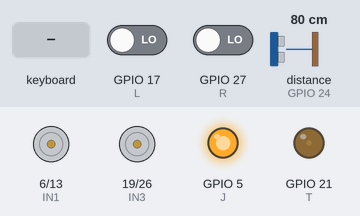
A program run on a simulated Raspberry Pi (BCM pin numbers). Shown: motor-driver pin pairs drawn as motors (green arrow = first pin HIGH = forward, orange = second pin HIGH = backward, longer = more drive), output pins drawn as LEDs (lit = HIGH). The inputs (shaded band) are chosen by the test bench; at power-on: GPIO 17 (L) LOW, GPIO 27 (R) LOW, distance to the obstacle (sensor on GPIO 24) 80 cm. The echo pulse lasts 58.3 µs per cm; the clock reads 2024-03-15 10:24:30 at power-on unless the program sets it; pins used as bus, display or sensor lines are not drawn; what the program prints to the terminal is not drawn.

Above: at 1.2 s.
1.3 s: key "a" typed on the keyboard
At 1.4 s:
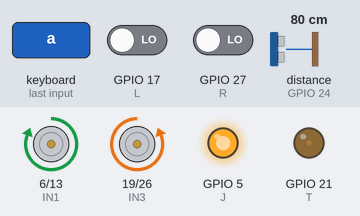
Timing chart, 0 to 4.3 s (numbered marks = the images above; inputs shaded):
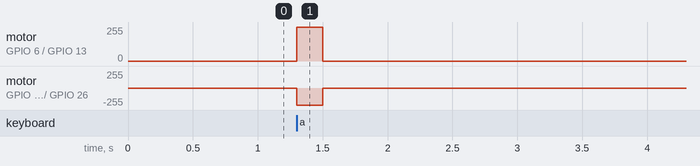

Measured:
- after the input at 1.3 s, motor on GPIO 6 (IN1) / GPIO 13 (IN2): stopped → forward 255/255 at once, → stopped 0.20 s later; motor on GPIO 19 (IN3) / GPIO 26 (IN4): stopped → backward 255/255 at once, → stopped 0.20 s later

The program:

car.py
```python
#!/usr/bin/env python
#coding: utf-8
from evdev import InputDevice
from select import select
import RPi.GPIO as GPIO
import time
import os

#os.system( "sudo raspivid -o - -t 0 -w 640 -h 360 -fps 25|cvlc -vvv stream:///dev/stdin --sout '#standard{access=http,mux=ts,dst=:8090}' :demux=h264" )

J = 5
IN1 = 6
IN2 = 13
IN3 = 19
IN4 = 26
TRIG = 23
ECHO = 24
L = 17
R = 27
T = 21

s = 7.5
t = 0.3
tt = 0.2

GPIO.setwarnings(False)

GPIO.setmode(GPIO.BCM)
GPIO.setup(J, GPIO.OUT, initial=GPIO.HIGH)
GPIO.setup(T, GPIO.OUT, initial=GPIO.LOW)
GPIO.setup(IN1, GPIO.OUT, initial=GPIO.LOW)
GPIO.setup(IN2, GPIO.OUT, initial=GPIO.LOW)
GPIO.setup(IN3, GPIO.OUT, initial=GPIO.LOW)
GPIO.setup(IN4, GPIO.OUT, initial=GPIO.LOW)
GPIO.setup(TRIG, GPIO.OUT, initial=GPIO.LOW)
GPIO.setup(ECHO, GPIO.IN)
GPIO.setup(L, GPIO.IN)
GPIO.setup(R, GPIO.IN)

p = GPIO.PWM(T,50)
p.start(s)

def power():
	GPIO.output(J, 0)

def off():
	GPIO.output(J, 1)

def p_left():
	global s
	s = s + 0.5
	p.ChangeDutyCycle(s)

def p_right():
	global s
	s = s - 0.5
	p.ChangeDutyCycle(s)

def distance():
	GPIO.output(TRIG,GPIO.HIGH)
	time.sleep(0.000015)
	GPIO.output(TRIG,GPIO.LOW)
	while not GPIO.input(ECHO):
		pass
	t1 = time.time()
	while GPIO.input(ECHO):
		pass
	t2 = time.time()
	return (t2-t1)*340/2

def run():
	GPIO.output(IN1, 0)
	GPIO.output(IN2, 1)
	GPIO.output(IN3, 0)
	GPIO.output(IN4, 1)
	time.sleep(t)

def go():
	GPIO.output(IN1, 0)
	GPIO.output(IN2, 1)
	GPIO.output(IN3, 0)
	GPIO.output(IN4, 1)

def back():
	GPIO.output(IN1, 1)
	GPIO.output(IN2, 0)
	GPIO.output(IN3, 1)
	GPIO.output(IN4, 0)
	time.sleep(t)


def left():
	GPIO.output(IN1, 1)
	GPIO.output(IN2, 0)
	GPIO.output(IN3, 0)
	GPIO.output(IN4, 1)
	time.sleep(tt)


def right():
	GPIO.output(IN1, 0)
	GPIO.output(IN2, 1)
	GPIO.output(IN3, 1)
	GPIO.output(IN4, 0)
	time.sleep(tt)

def stop():
	GPIO.output(IN1, 0)
	GPIO.output(IN2, 0)
	GPIO.output(IN3, 0)
	GPIO.output(IN4, 0)

def auto():
	for i in xrange(5):
		go()
		while 1:
			if GPIO.input(L) == 0 :
				back()
				right()
				break
			if GPIO.input(R) == 0 :
				back()
				left()
				break
			time.sleep(0.02)

dev = InputDevice('/dev/input/event0')
while 1:
	select([dev], [], [])
	for event in dev.read():
		if(event.value == 1 and event.code != 0):
			a = event.code
			if a == 44 :	#z
			    stop()
			if a == 17 :	#w
			    run()
			    stop()
			if a == 31 :	#s
			    back()
			    stop()
			if a == 30 :	#a
			    left()
			    stop()
			if a == 32 :	#d
			    right()
			    stop()
			if a == 16 :	#q
				off()
				GPIO.cleanup()
				os._exit()
			if a == 18 :	#e
				auto()
				stop()
			if a == 25 :	#p
				power()
			if a == 24 :	#o
				off()
			if a == 36 :	#j
				p_left()
			if a == 37 :	#k
				p_right()

			print distance()
			print "left:",GPIO.input(L)
			print "right:",GPIO.input(R)
```
